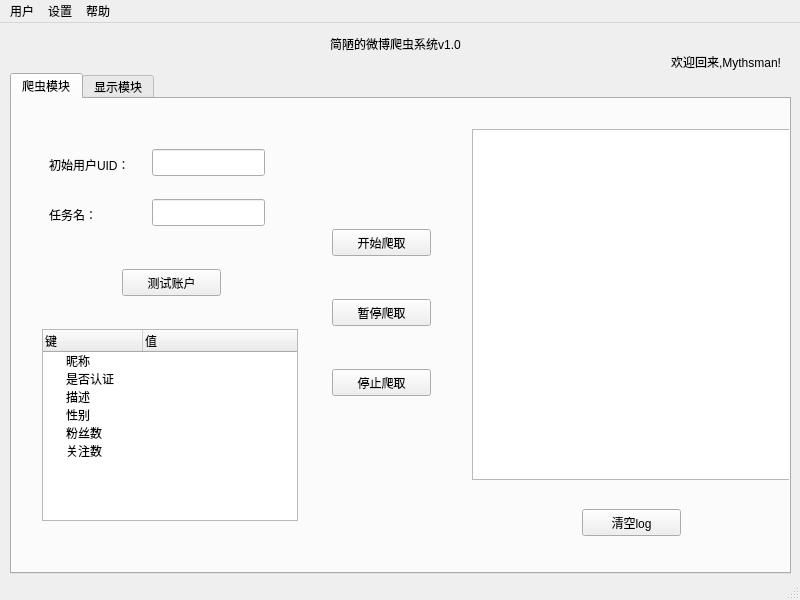
<?xml version="1.0" encoding="UTF-8"?>
<ui version="4.0">
 <class>MainWindow</class>
 <widget class="QMainWindow" name="MainWindow">
  <property name="enabled">
   <bool>true</bool>
  </property>
  <property name="geometry">
   <rect>
    <x>0</x>
    <y>0</y>
    <width>800</width>
    <height>600</height>
   </rect>
  </property>
  <property name="minimumSize">
   <size>
    <width>800</width>
    <height>600</height>
   </size>
  </property>
  <property name="maximumSize">
   <size>
    <width>800</width>
    <height>600</height>
   </size>
  </property>
  <property name="windowTitle">
   <string>微博爬虫程序</string>
  </property>
  <property name="toolTip">
   <string notr="true"/>
  </property>
  <widget class="QWidget" name="centralwidget">
   <widget class="QTabWidget" name="tabWidget">
    <property name="enabled">
     <bool>true</bool>
    </property>
    <property name="geometry">
     <rect>
      <x>10</x>
      <y>50</y>
      <width>781</width>
      <height>501</height>
     </rect>
    </property>
    <property name="toolTip">
     <string/>
    </property>
    <property name="currentIndex">
     <number>0</number>
    </property>
    <widget class="QWidget" name="tab">
     <attribute name="title">
      <string>爬虫模块</string>
     </attribute>
     <widget class="QLineEdit" name="lineEdit">
      <property name="geometry">
       <rect>
        <x>140</x>
        <y>50</y>
        <width>113</width>
        <height>27</height>
       </rect>
      </property>
     </widget>
     <widget class="QLabel" name="label_3">
      <property name="geometry">
       <rect>
        <x>37</x>
        <y>50</y>
        <width>91</width>
        <height>31</height>
       </rect>
      </property>
      <property name="text">
       <string>初始用户UID：</string>
      </property>
     </widget>
     <widget class="QTextEdit" name="textEdit">
      <property name="geometry">
       <rect>
        <x>460</x>
        <y>30</y>
        <width>321</width>
        <height>351</height>
       </rect>
      </property>
      <property name="html">
       <string>&lt;!DOCTYPE HTML PUBLIC &quot;-//W3C//DTD HTML 4.0//EN&quot; &quot;http://www.w3.org/TR/REC-html40/strict.dtd&quot;&gt;
&lt;html&gt;&lt;head&gt;&lt;meta name=&quot;qrichtext&quot; content=&quot;1&quot; /&gt;&lt;style type=&quot;text/css&quot;&gt;
p, li { white-space: pre-wrap; }
&lt;/style&gt;&lt;/head&gt;&lt;body style=&quot; font-family:'Ubuntu'; font-size:11pt; font-weight:400; font-style:normal;&quot;&gt;
&lt;p style=&quot;-qt-paragraph-type:empty; margin-top:0px; margin-bottom:0px; margin-left:0px; margin-right:0px; -qt-block-indent:0; text-indent:0px;&quot;&gt;&lt;br /&gt;&lt;/p&gt;&lt;/body&gt;&lt;/html&gt;</string>
      </property>
      <property name="textInteractionFlags">
       <set>Qt::TextSelectableByKeyboard|Qt::TextSelectableByMouse</set>
      </property>
     </widget>
     <widget class="QPushButton" name="pushButton">
      <property name="geometry">
       <rect>
        <x>320</x>
        <y>130</y>
        <width>99</width>
        <height>27</height>
       </rect>
      </property>
      <property name="text">
       <string>开始爬取</string>
      </property>
     </widget>
     <widget class="QPushButton" name="pushButton_2">
      <property name="geometry">
       <rect>
        <x>320</x>
        <y>200</y>
        <width>99</width>
        <height>27</height>
       </rect>
      </property>
      <property name="text">
       <string>暂停爬取</string>
      </property>
     </widget>
     <widget class="QPushButton" name="pushButton_3">
      <property name="geometry">
       <rect>
        <x>320</x>
        <y>270</y>
        <width>99</width>
        <height>27</height>
       </rect>
      </property>
      <property name="text">
       <string>停止爬取</string>
      </property>
     </widget>
     <widget class="QPushButton" name="pushButton_7">
      <property name="geometry">
       <rect>
        <x>570</x>
        <y>410</y>
        <width>99</width>
        <height>27</height>
       </rect>
      </property>
      <property name="text">
       <string>清空log</string>
      </property>
     </widget>
     <widget class="QPushButton" name="pushButton_8">
      <property name="geometry">
       <rect>
        <x>110</x>
        <y>170</y>
        <width>99</width>
        <height>27</height>
       </rect>
      </property>
      <property name="text">
       <string>测试账户</string>
      </property>
     </widget>
     <widget class="QTreeWidget" name="treeWidget">
      <property name="geometry">
       <rect>
        <x>30</x>
        <y>230</y>
        <width>256</width>
        <height>192</height>
       </rect>
      </property>
      <column>
       <property name="text">
        <string>键</string>
       </property>
      </column>
      <column>
       <property name="text">
        <string>值</string>
       </property>
      </column>
      <item>
       <property name="text">
        <string>昵称</string>
       </property>
       <property name="text">
        <string/>
       </property>
      </item>
      <item>
       <property name="text">
        <string>是否认证</string>
       </property>
      </item>
      <item>
       <property name="text">
        <string>描述</string>
       </property>
      </item>
      <item>
       <property name="text">
        <string>性别</string>
       </property>
      </item>
      <item>
       <property name="text">
        <string>粉丝数</string>
       </property>
      </item>
      <item>
       <property name="text">
        <string>关注数</string>
       </property>
      </item>
     </widget>
     <widget class="QLabel" name="label_6">
      <property name="geometry">
       <rect>
        <x>37</x>
        <y>100</y>
        <width>91</width>
        <height>31</height>
       </rect>
      </property>
      <property name="text">
       <string>任务名：</string>
      </property>
     </widget>
     <widget class="QLineEdit" name="lineEdit_4">
      <property name="geometry">
       <rect>
        <x>140</x>
        <y>100</y>
        <width>113</width>
        <height>27</height>
       </rect>
      </property>
     </widget>
    </widget>
    <widget class="QWidget" name="tab_2">
     <attribute name="title">
      <string>显示模块</string>
     </attribute>
     <widget class="QComboBox" name="comboBox">
      <property name="geometry">
       <rect>
        <x>104</x>
        <y>40</y>
        <width>111</width>
        <height>31</height>
       </rect>
      </property>
      <item>
       <property name="text">
        <string>New Item</string>
       </property>
      </item>
      <item>
       <property name="text">
        <string>New Item</string>
       </property>
      </item>
      <item>
       <property name="text">
        <string>New Item</string>
       </property>
      </item>
     </widget>
     <widget class="QLabel" name="label_7">
      <property name="geometry">
       <rect>
        <x>40</x>
        <y>40</y>
        <width>71</width>
        <height>31</height>
       </rect>
      </property>
      <property name="text">
       <string>任务名：</string>
      </property>
     </widget>
    </widget>
   </widget>
   <widget class="QLabel" name="label">
    <property name="geometry">
     <rect>
      <x>260</x>
      <y>0</y>
      <width>271</width>
      <height>41</height>
     </rect>
    </property>
    <property name="text">
     <string>简陋的微博爬虫系统v1.0</string>
    </property>
    <property name="alignment">
     <set>Qt::AlignCenter</set>
    </property>
   </widget>
   <widget class="QLabel" name="label_2">
    <property name="geometry">
     <rect>
      <x>570</x>
      <y>30</y>
      <width>211</width>
      <height>20</height>
     </rect>
    </property>
    <property name="layoutDirection">
     <enum>Qt::LeftToRight</enum>
    </property>
    <property name="text">
     <string>欢迎回来,Mythsman!</string>
    </property>
    <property name="alignment">
     <set>Qt::AlignRight|Qt::AlignTop|Qt::AlignTrailing</set>
    </property>
   </widget>
  </widget>
  <widget class="QStatusBar" name="statusbar"/>
  <widget class="QMenuBar" name="menubar">
   <property name="geometry">
    <rect>
     <x>0</x>
     <y>0</y>
     <width>800</width>
     <height>31</height>
    </rect>
   </property>
   <widget class="QMenu" name="menuFadsf">
    <property name="title">
     <string>用户</string>
    </property>
    <addaction name="action_signin"/>
    <addaction name="action_login"/>
    <addaction name="action_exit"/>
   </widget>
   <widget class="QMenu" name="menuAbout">
    <property name="title">
     <string>帮助</string>
    </property>
    <addaction name="action_help"/>
    <addaction name="action_update"/>
    <addaction name="action_about"/>
   </widget>
   <widget class="QMenu" name="menu">
    <property name="title">
     <string>设置</string>
    </property>
    <addaction name="action_8"/>
    <addaction name="action_9"/>
    <addaction name="action_10"/>
   </widget>
   <addaction name="menuFadsf"/>
   <addaction name="menu"/>
   <addaction name="menuAbout"/>
  </widget>
  <action name="action_help">
   <property name="text">
    <string>使用说明</string>
   </property>
  </action>
  <action name="action_update">
   <property name="text">
    <string>软件更新</string>
   </property>
  </action>
  <action name="action_about">
   <property name="text">
    <string>关于</string>
   </property>
  </action>
  <action name="action_8">
   <property name="text">
    <string>爬虫设置</string>
   </property>
  </action>
  <action name="action_9">
   <property name="text">
    <string>存储设置</string>
   </property>
  </action>
  <action name="action_10">
   <property name="text">
    <string>展示设置</string>
   </property>
  </action>
  <action name="action_login">
   <property name="text">
    <string>登陆</string>
   </property>
  </action>
  <action name="action_exit">
   <property name="text">
    <string>退出</string>
   </property>
  </action>
  <action name="action_signin">
   <property name="text">
    <string>注册</string>
   </property>
  </action>
 </widget>
 <resources/>
 <connections>
  <connection>
   <sender>action_exit</sender>
   <signal>triggered()</signal>
   <receiver>MainWindow</receiver>
   <slot>close()</slot>
   <hints>
    <hint type="sourcelabel">
     <x>-1</x>
     <y>-1</y>
    </hint>
    <hint type="destinationlabel">
     <x>399</x>
     <y>299</y>
    </hint>
   </hints>
  </connection>
  <connection>
   <sender>pushButton_7</sender>
   <signal>clicked()</signal>
   <receiver>textEdit</receiver>
   <slot>clear()</slot>
   <hints>
    <hint type="sourcelabel">
     <x>634</x>
     <y>537</y>
    </hint>
    <hint type="destinationlabel">
     <x>579</x>
     <y>419</y>
    </hint>
   </hints>
  </connection>
 </connections>
</ui>
